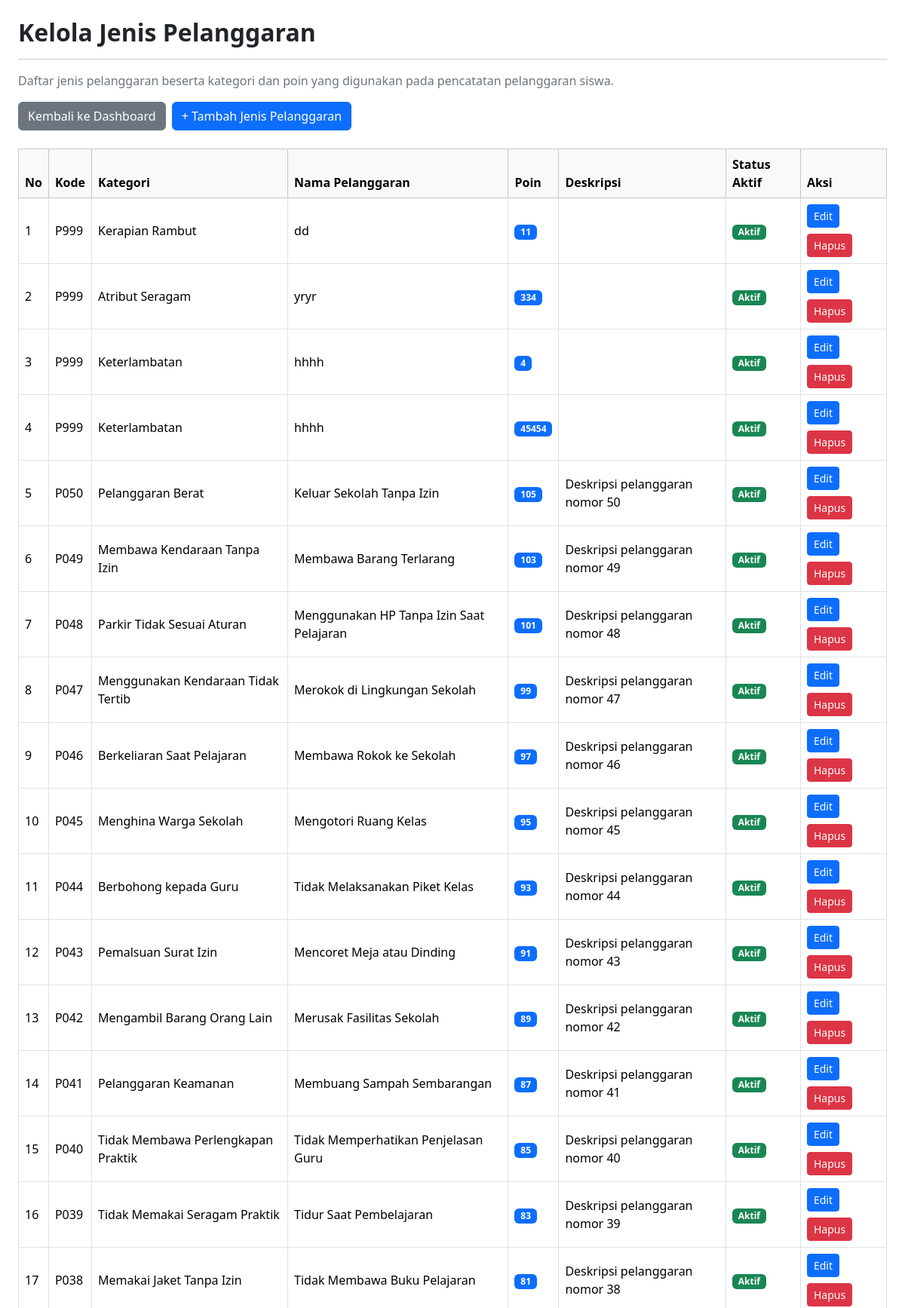
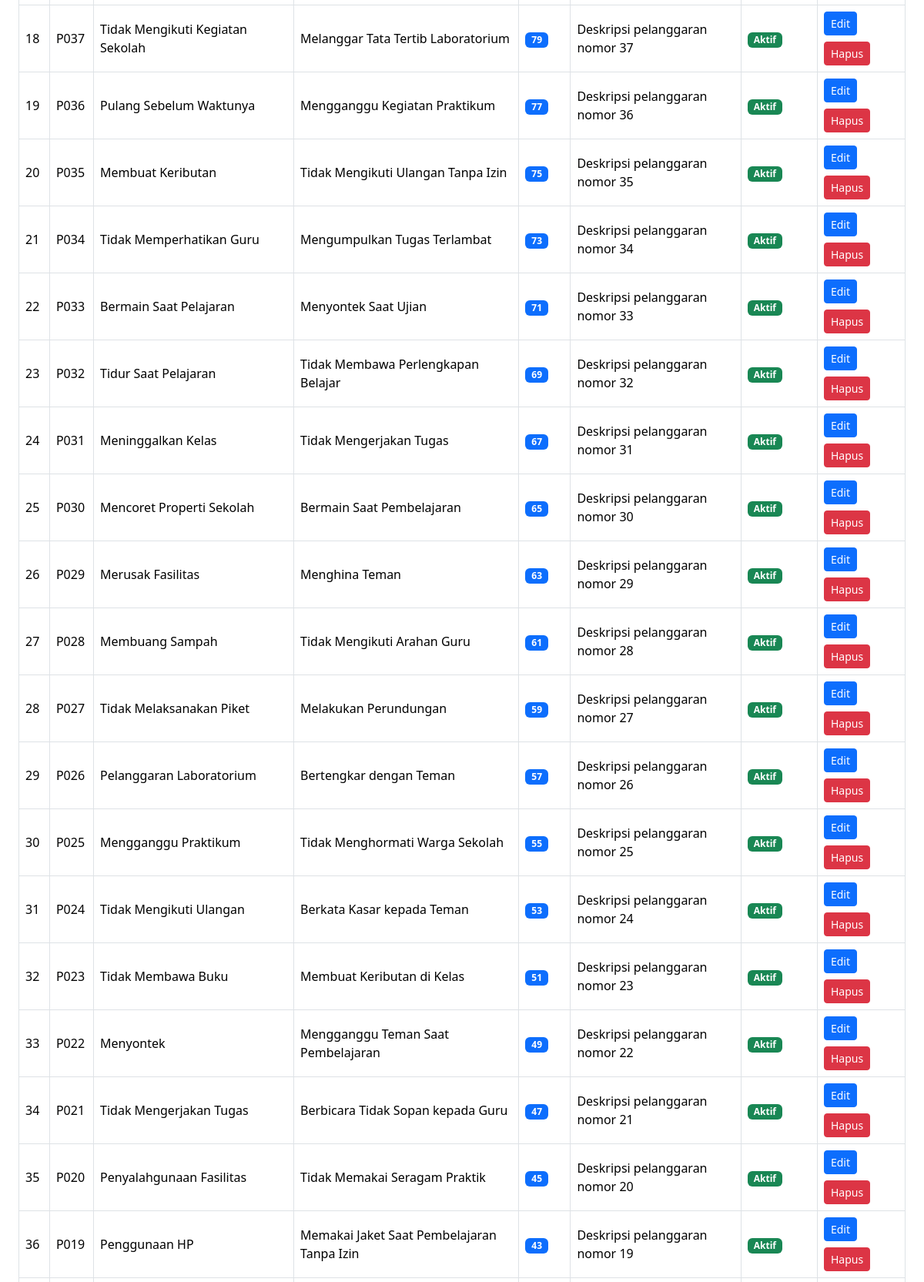
Page /kelola_jenis_pelanggaran.php (signed in, upper part) on the committed database (2 pictures, top to bottom).
### tables this page shows
CREATE TABLE `t_pelanggaran` (
  `id` int(11) NOT NULL,
  `pelanggaran_kategori_id` int(11) NOT NULL,
  `kode` varchar(30) NOT NULL,
  `nama` varchar(150) NOT NULL,
  `poin` int(11) NOT NULL,
  `deskripsi` text NOT NULL,
  `status_aktif` tinyint(1) NOT NULL,
  `created_at` timestamp NOT NULL DEFAULT current_timestamp(),
  `updated_at` timestamp NOT NULL DEFAULT current_timestamp()
);

CREATE TABLE `t_pelanggaran_kategori` (
  `id` int(11) NOT NULL,
  `nama` varchar(100) NOT NULL,
  `deskripsi` text NOT NULL,
  `status_aktif` tinyint(1) NOT NULL,
  `created_at` timestamp NOT NULL DEFAULT current_timestamp(),
  `updated_at` timestamp NOT NULL DEFAULT current_timestamp()
);

### kelola_jenis_pelanggaran.php (the view, shortened to what this page needs)
<?php
require_once __DIR__ . '/config/koneksi.php';
$embed = (($_GET['embed'] ?? $_POST['embed'] ?? '') === '1');
$sql = "
    SELECT
        p.id,
        p.kode,
        p.nama,
        p.poin,
        p.deskripsi,
        p.status_aktif,
        k.nama AS nama_kategori
    FROM t_pelanggaran p
    LEFT JOIN t_pelanggaran_kategori k
        ON k.id = p.pelanggaran_kategori_id
    ORDER BY p.id DESC
";
$query = mysqli_query($koneksi, $sql);
function e($value)
{
    return htmlspecialchars((string) $value, ENT_QUOTES, 'UTF-8');
}
?>
<?php if (!$embed): ?>
<!doctype html>
<html lang="id">
<head>
    <link href="https://cdn.jsdelivr.net/npm/bootstrap@5.3.3/dist/css/bootstrap.min.css"
          rel="stylesheet">
    <link href="https://cdn.datatables.net/2.3.4/css/dataTables.bootstrap5.min.css"
          rel="stylesheet">
</head>
<body>
<?php else: ?>
<link href="https://cdn.datatables.net/2.3.4/css/dataTables.bootstrap5.min.css"
      rel="stylesheet">
<?php endif; ?>
<div class="container-fluid p-3 p-md-4 bg-white">
    <h2 class="fw-bold mb-3">Kelola Jenis Pelanggaran</h2>
    <hr>
    <p class="text-secondary">
        Daftar jenis pelanggaran beserta kategori dan poin yang digunakan
        pada pencatatan pelanggaran siswa.
    </p>
    <div class="d-flex flex-wrap gap-2 mb-4">
        <a href="dashboard.php?embed=1"
           class="btn btn-secondary"
           onclick="return kembaliDashboard(event)">
            Kembali ke Dashboard
        </a>
        <a href="tambah_jenis_pelanggaran.php<?= $embed ? '?embed=1' : '' ?>"
           class="btn btn-primary">
            + Tambah Jenis Pelanggaran
        </a>
    </div>
    <div class="table-responsive">
        <table id="tabelJenisPelanggaran"
               class="table table-bordered table-hover align-middle w-100">
            <thead class="table-light">
                <tr>
                    <th>No</th>
                    <th>Kode</th>
                    <th>Kategori</th>
                    <th>Nama Pelanggaran</th>
                    <th>Poin</th>
                    <th>Deskripsi</th>
                    <th>Status Aktif</th>
                    <th>Aksi</th>
                </tr>
            </thead>
            <tbody>
                <?php
                $no = 1;
                if (mysqli_num_rows($query) > 0):
                    while ($data = mysqli_fetch_assoc($query)):
                ?>
                    <tr>
                        <td><?= $no++ ?></td>
                        <td><?= e($data['kode']) ?></td>
                        <td><?= e($data['nama_kategori'] ?? '-') ?></td>
                        <td><?= e($data['nama']) ?></td>
                        <td>
                            <span class="badge text-bg-primary">
                                <?= (int) $data['poin'] ?>
                            </span>
                        </td>
                        <td><?= e($data['deskripsi']) ?></td>
                        <td>
                            <?php if ((int) $data['status_aktif'] === 1): ?>
                                <span class="badge text-bg-success">Aktif</span>
                            <?php else: ?>
                                <span class="badge text-bg-secondary">Tidak Aktif</span>
                            <?php endif; ?>
                        </td>
                        <td>
                            <div class="d-flex flex-wrap gap-2">
                                <a class="btn btn-sm btn-primary"
                                   href="edit_pelanggaran.php?id=<?= (int) $data['id'] ?><?= $embed ? '&embed=1' : '' ?>">
                                    Edit
                                </a>
                                <form method="post"
                                      action="proses_pelanggaran.php"
                                      onsubmit="return confirm('Yakin ingin menghapus jenis pelanggaran ini?')">
                                    <button class="btn btn-sm btn-danger" type="submit">
                                        Hapus
                                    </button>
                                </form>
                            </div>
                        </td>
                    </tr>
                <?php
                    endwhile;
                endif; ?>
            </tbody>
        </table>
    </div>
</div>
<?php if (!$embed): ?>
</body>
</html>
<?php endif; ?>

### rows in the picture
t_pelanggaran: kode "P999", pelanggaran_kategori.nama "Kerapian Rambut", nama "dd", poin "11", status_aktif "Aktif"
t_pelanggaran: kode "P999", pelanggaran_kategori.nama "Atribut Seragam", nama "yryr", poin "334", status_aktif "Aktif"
t_pelanggaran: kode "P999", pelanggaran_kategori.nama "Keterlambatan", nama "hhhh", poin "4", status_aktif "Aktif"
t_pelanggaran: kode "P999", pelanggaran_kategori.nama "Keterlambatan", nama "hhhh", poin "45454", status_aktif "Aktif"
t_pelanggaran: kode "P050", pelanggaran_kategori.nama "Pelanggaran Berat", nama "Keluar Sekolah Tanpa Izin", poin "105", deskripsi "Deskripsi pelanggaran nomor 50", status_aktif "Aktif"
t_pelanggaran: kode "P049", pelanggaran_kategori.nama "Membawa Kendaraan Tanpa Izin", nama "Membawa Barang Terlarang", poin "103", deskripsi "Deskripsi pelanggaran nomor 49", status_aktif "Aktif"
t_pelanggaran: kode "P048", pelanggaran_kategori.nama "Parkir Tidak Sesuai Aturan", nama "Menggunakan HP Tanpa Izin Saat Pelajaran", poin "101", deskripsi "Deskripsi pelanggaran nomor 48", status_aktif "Aktif"
t_pelanggaran: kode "P047", pelanggaran_kategori.nama "Menggunakan Kendaraan Tidak Tertib", nama "Merokok di Lingkungan Sekolah", poin "99", deskripsi "Deskripsi pelanggaran nomor 47", status_aktif "Aktif"
t_pelanggaran: kode "P046", pelanggaran_kategori.nama "Berkeliaran Saat Pelajaran", nama "Membawa Rokok ke Sekolah", poin "97", deskripsi "Deskripsi pelanggaran nomor 46", status_aktif "Aktif"
t_pelanggaran: kode "P045", pelanggaran_kategori.nama "Menghina Warga Sekolah", nama "Mengotori Ruang Kelas", poin "95", deskripsi "Deskripsi pelanggaran nomor 45", status_aktif "Aktif"
t_pelanggaran: kode "P044", pelanggaran_kategori.nama "Berbohong kepada Guru", nama "Tidak Melaksanakan Piket Kelas", poin "93", deskripsi "Deskripsi pelanggaran nomor 44", status_aktif "Aktif"
t_pelanggaran: kode "P043", pelanggaran_kategori.nama "Pemalsuan Surat Izin", nama "Mencoret Meja atau Dinding", poin "91", deskripsi "Deskripsi pelanggaran nomor 43", status_aktif "Aktif"
t_pelanggaran: kode "P042", pelanggaran_kategori.nama "Mengambil Barang Orang Lain", nama "Merusak Fasilitas Sekolah", poin "89", deskripsi "Deskripsi pelanggaran nomor 42", status_aktif "Aktif"
t_pelanggaran: kode "P041", pelanggaran_kategori.nama "Pelanggaran Keamanan", nama "Membuang Sampah Sembarangan", poin "87", deskripsi "Deskripsi pelanggaran nomor 41", status_aktif "Aktif"
t_pelanggaran: kode "P040", pelanggaran_kategori.nama "Tidak Membawa Perlengkapan Praktik", nama "Tidak Memperhatikan Penjelasan Guru", poin "85", deskripsi "Deskripsi pelanggaran nomor 40", status_aktif "Aktif"
t_pelanggaran: kode "P039", pelanggaran_kategori.nama "Tidak Memakai Seragam Praktik", nama "Tidur Saat Pembelajaran", poin "83", deskripsi "Deskripsi pelanggaran nomor 39", status_aktif "Aktif"
t_pelanggaran: kode "P038", pelanggaran_kategori.nama "Memakai Jaket Tanpa Izin", nama "Tidak Membawa Buku Pelajaran", poin "81", deskripsi "Deskripsi pelanggaran nomor 38", status_aktif "Aktif"
t_pelanggaran: kode "P037", pelanggaran_kategori.nama "Tidak Mengikuti Kegiatan Sekolah", nama "Melanggar Tata Tertib Laboratorium", poin "79", deskripsi "Deskripsi pelanggaran nomor 37", status_aktif "Aktif"
t_pelanggaran: kode "P036", pelanggaran_kategori.nama "Pulang Sebelum Waktunya", nama "Mengganggu Kegiatan Praktikum", poin "77", deskripsi "Deskripsi pelanggaran nomor 36", status_aktif "Aktif"
t_pelanggaran: kode "P035", pelanggaran_kategori.nama "Membuat Keributan", nama "Tidak Mengikuti Ulangan Tanpa Izin", poin "75", deskripsi "Deskripsi pelanggaran nomor 35", status_aktif "Aktif"
t_pelanggaran: kode "P034", pelanggaran_kategori.nama "Tidak Memperhatikan Guru", nama "Mengumpulkan Tugas Terlambat", poin "73", deskripsi "Deskripsi pelanggaran nomor 34", status_aktif "Aktif"
t_pelanggaran: kode "P033", pelanggaran_kategori.nama "Bermain Saat Pelajaran", nama "Menyontek Saat Ujian", poin "71", deskripsi "Deskripsi pelanggaran nomor 33", status_aktif "Aktif"
t_pelanggaran: kode "P032", pelanggaran_kategori.nama "Tidur Saat Pelajaran", nama "Tidak Membawa Perlengkapan Belajar", poin "69", deskripsi "Deskripsi pelanggaran nomor 32", status_aktif "Aktif"
t_pelanggaran: kode "P031", pelanggaran_kategori.nama "Meninggalkan Kelas", nama "Tidak Mengerjakan Tugas", poin "67", deskripsi "Deskripsi pelanggaran nomor 31", status_aktif "Aktif"
t_pelanggaran: kode "P030", pelanggaran_kategori.nama "Mencoret Properti Sekolah", nama "Bermain Saat Pembelajaran", poin "65", deskripsi "Deskripsi pelanggaran nomor 30", status_aktif "Aktif"
t_pelanggaran: kode "P029", pelanggaran_kategori.nama "Merusak Fasilitas", nama "Menghina Teman", poin "63", deskripsi "Deskripsi pelanggaran nomor 29", status_aktif "Aktif"
t_pelanggaran: kode "P028", pelanggaran_kategori.nama "Membuang Sampah", nama "Tidak Mengikuti Arahan Guru", poin "61", deskripsi "Deskripsi pelanggaran nomor 28", status_aktif "Aktif"
t_pelanggaran: kode "P027", pelanggaran_kategori.nama "Tidak Melaksanakan Piket", nama "Melakukan Perundungan", poin "59", deskripsi "Deskripsi pelanggaran nomor 27", status_aktif "Aktif"
t_pelanggaran: kode "P026", pelanggaran_kategori.nama "Pelanggaran Laboratorium", nama "Bertengkar dengan Teman", poin "57", deskripsi "Deskripsi pelanggaran nomor 26", status_aktif "Aktif"
t_pelanggaran: kode "P025", pelanggaran_kategori.nama "Mengganggu Praktikum", nama "Tidak Menghormati Warga Sekolah", poin "55", deskripsi "Deskripsi pelanggaran nomor 25", status_aktif "Aktif"
t_pelanggaran: kode "P024", pelanggaran_kategori.nama "Tidak Mengikuti Ulangan", nama "Berkata Kasar kepada Teman", poin "53", deskripsi "Deskripsi pelanggaran nomor 24", status_aktif "Aktif"
t_pelanggaran: kode "P023", pelanggaran_kategori.nama "Tidak Membawa Buku", nama "Membuat Keributan di Kelas", poin "51", deskripsi "Deskripsi pelanggaran nomor 23", status_aktif "Aktif"
t_pelanggaran: kode "P022", pelanggaran_kategori.nama "Menyontek", nama "Mengganggu Teman Saat Pembelajaran", poin "49", deskripsi "Deskripsi pelanggaran nomor 22", status_aktif "Aktif"
t_pelanggaran: kode "P021", pelanggaran_kategori.nama "Tidak Mengerjakan Tugas", nama "Berbicara Tidak Sopan kepada Guru", poin "47", deskripsi "Deskripsi pelanggaran nomor 21", status_aktif "Aktif"
t_pelanggaran: kode "P020", pelanggaran_kategori.nama "Penyalahgunaan Fasilitas", nama "Tidak Memakai Seragam Praktik", poin "45", deskripsi "Deskripsi pelanggaran nomor 20", status_aktif "Aktif"
t_pelanggaran: kode "P019", pelanggaran_kategori.nama "Penggunaan HP", nama "Memakai Jaket Saat Pembelajaran Tanpa Izin", poin "43", deskripsi "Deskripsi pelanggaran nomor 19", status_aktif "Aktif"
